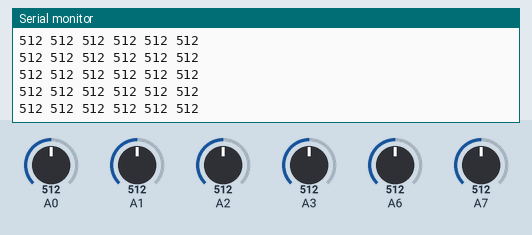
Simulated run of this sketch. Board: Arduino Uno, built with avr-gcc and run on an emulated ATmega328P. On the bench: the last lines printed to the serial monitor. The test bench sets the inputs (shaded band); at power-on: A0 = 512, A1 = 512, A2 = 512, A3 = 512, A6 = 512, A7 = 512.

Above: at 1.2 s.
1.3 s: A0 set to 110
At 2.3 s:
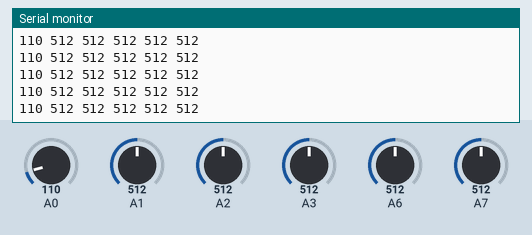
4.3 s: A0 set to 92
At 5.1 s:
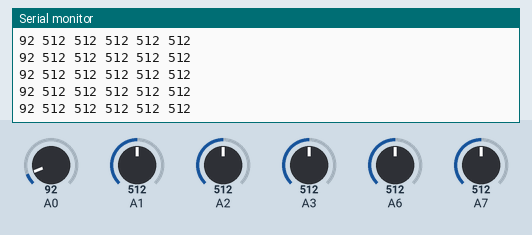
Timing chart, 0 to 7.3 s (numbered marks = the images above; inputs shaded):
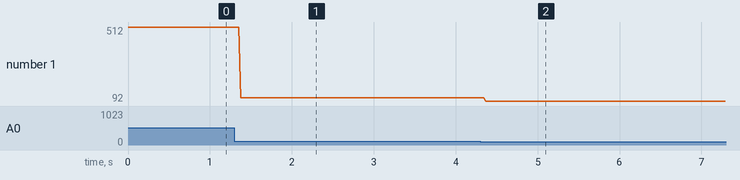

Measured:
- after the input at 1.3 s, the serial monitor: prints a new line after 0.08 s (image 1)
- after the input at 4.3 s, the serial monitor: prints a new line after 0.07 s (image 2)
- plotted number 1: 512 → 110 after the input at 1.3 s, 110 → 92 after the input at 4.3 s

The sketch:

test_nieuwe_sensoren.ino
```cpp
void setup() {
  // put your setup code here, to run once:
  Serial.begin(9600);

}

void loop() {
  // put your main code here, to run repeatedly:
 int a1= analogRead(0);
 int a2= analogRead(1);
 int a3= analogRead(2);
  int a4= analogRead(3);
 int a5= analogRead(6);
 int a6= analogRead(7);
 Serial.print(a1 );
 Serial.print(" ");
 Serial.print(a2);
 Serial.print(" ");
 Serial.print(a3);
  Serial.print(" ");
  Serial.print(a4 );
 Serial.print(" ");
 Serial.print(a5);
 Serial.print(" ");
 Serial.print(a6);
 Serial.println();

}
```
